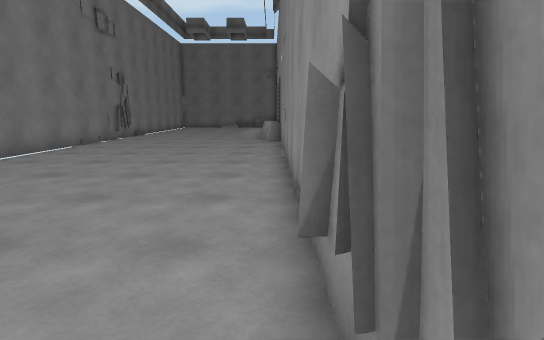
[1] (above)

12 first-person views from a walk through a Unity game level. The camera is 1.4 m above the floor, tilts 10° down and sees 80° across. The floor is counted in squares, 1 m on a side. Each view is taken from the middle of a square. On the plan, view 1 faces up. The plan holds only what a view shows up to about 15 squares ahead; the rest is blank. The place goes on beyond the plan.

[2]
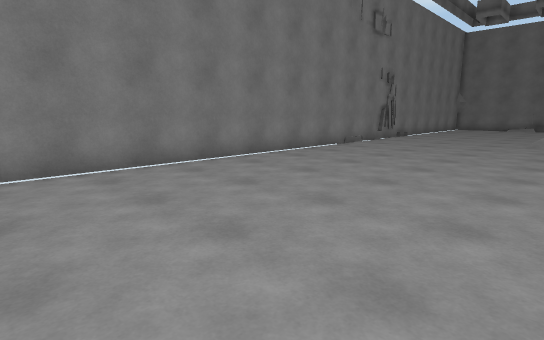

[3]
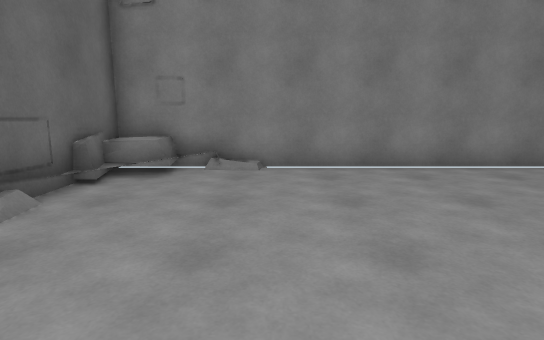

[4]
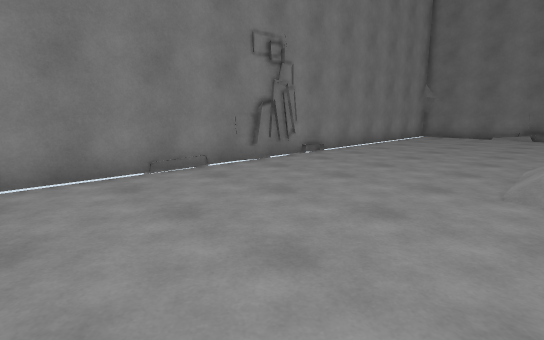

[5]
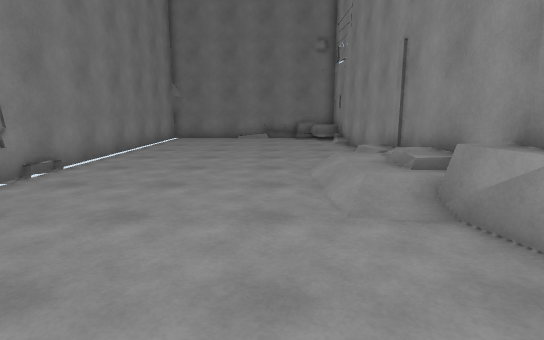

[6]
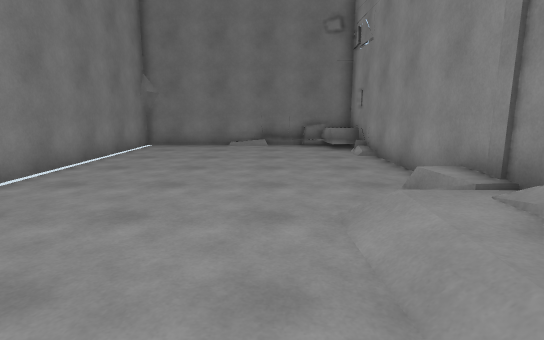

[7]
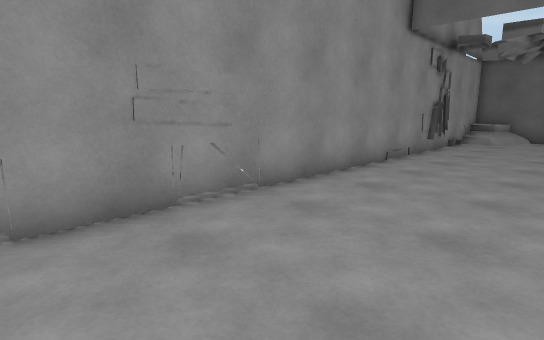

[8]
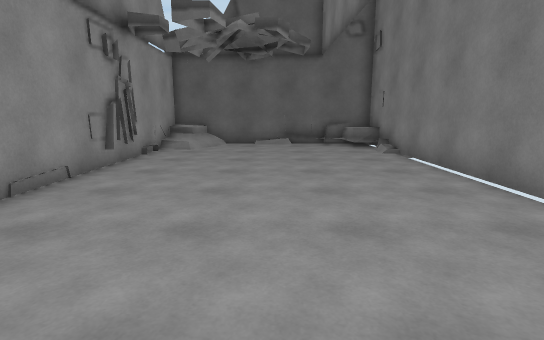

[9]
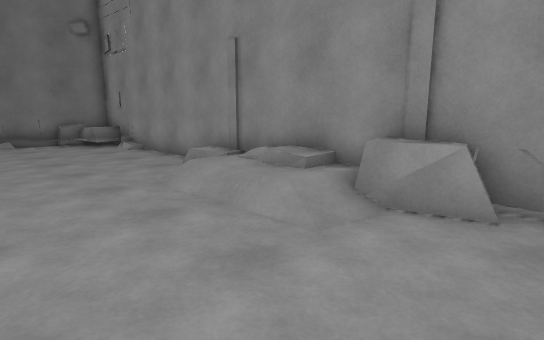

[10]
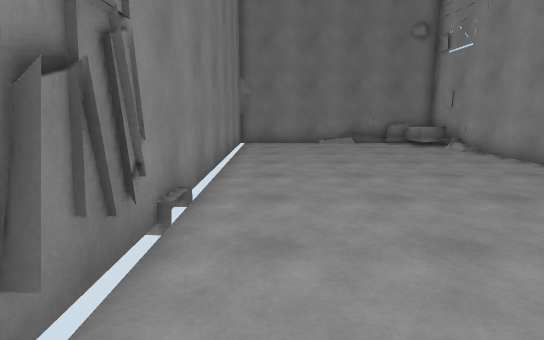

[11]
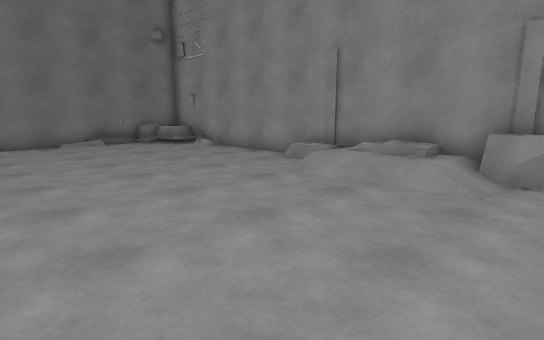

[12]
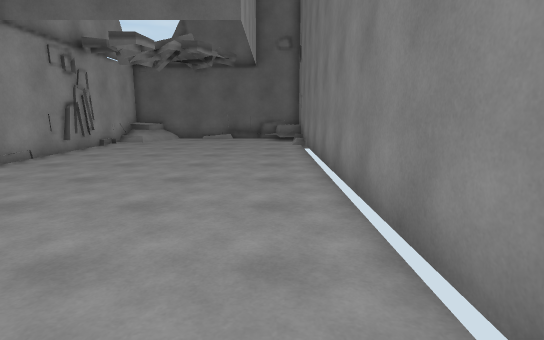

### Floor plan
Key: @ floor where view 1 was taken; # wall or solid block; . main floor; : floor 0.25 m higher than the main floor; + floor 0.5 m higher than the main floor; * floor 0.75 m higher than the main floor; / step, stairs or slope; = window, fence, low wall or low ledge; O other object.
Columns run from 9 left of view 1 to 1 right of it. Each row starts with its distance up from view 1.
 32 ####  =#
 31 #...##OO##
 30 #.......O#
 29 #........#
 28 #........##
 27 #.........#
 26 #.........#
 25 #.........#
 24 #.........#
 23 #........##
 22 #........##
 21 #...... ++#
 20 =......//+#
 19 #....../+*#
 18 #......//+#
 17 #........##
 16 #........#=
 15 #.........#
 14 #.........#
 13 #.........#
 12 #.........#
 11 #.........#
 10 #.........#
  9 #.........#
  8 #.........#
  7 #.........#
  6 #.........#
  5 #.........#
  4 #.........#
  3 #.........#
  2 #.........#
  1 #.........#
  0 #........@=
 -1 #:........#
 -2 #:/...../#
 -3 ##OO....//#
 -4  ##########

Positions as (right, up) in squares from view 1, and headings:
1: (0, 0), facing up
2: (0, 1), facing up-left
3: (0, 0), facing left
4: (-1, 11), facing up-left
5: (-3, 13), facing up
6: (-3, 17), facing up
7: (-4, 15), facing down-right
8: (-4, 11), facing down
9: (-5, 15), facing up-right
10: (-7, 16), facing up
11: (-8, 16), facing up-right
12: (-7, 14), facing down
